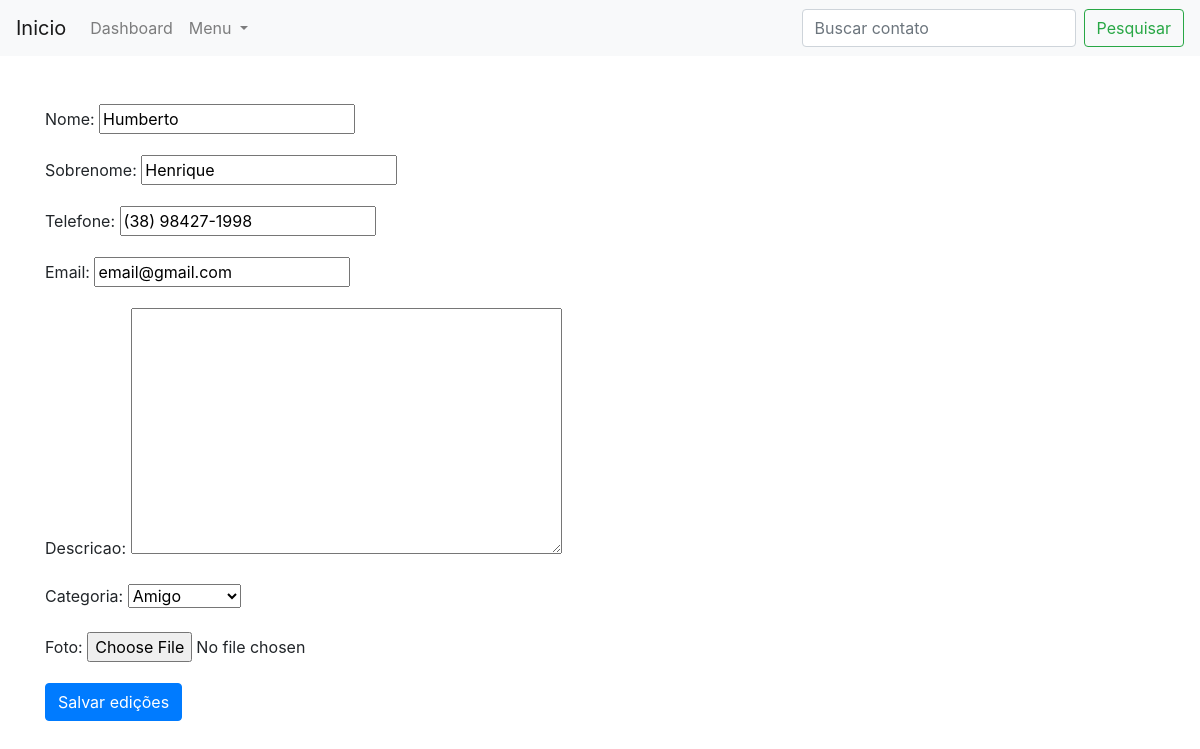
The app's page /editar_contato/22 (signed in) with its own data.
### contatos/models.py (models this page shows, shortened)
class Contato(models.Model):
    nome = models.CharField(max_length=255)
    sobrenome = models.CharField(max_length=255, blank=True)
    telefone = models.CharField(max_length=255)
    email =  models.CharField(max_length=255, blank=True)
    data_criacao = models.DateTimeField(default=timezone.now)
    descricao = models.TextField(blank=True)
    categoria = models.ForeignKey(Categoria, on_delete=models.DO_NOTHING)
    mostrar = models.BooleanField(default=True)
    foto = models.ImageField(blank=True, upload_to='pictures/%Y/%m')

class Categoria(models.Model):
    nome = models.CharField(max_length=255)
    def __str__(self):
        return self.nome

### contatos/views.py (the view)
# urls.py: path('editar_contato/<int:contato_id>', views.editar_contato, name='editar_contato'),
@login_required(redirect_field_name='login')
def editar_contato(request, contato_id):
    contato = get_object_or_404(Contato, id=contato_id)
    form = ContatoForm(instance=contato)
    if request.method == 'POST':
        form = ContatoForm(request.POST, instance=contato)
        if form.is_valid():
            contato.save()
            messages.success(request, "Contato alterado com sucesso!")
            return redirect('/')
        else:
            messages.error(request, 'Erro ao editar contato, tente novamente.')
            return render(request, 'contatos/editar_contato.html', {'form': form, 'contato' : contato})
    else:
        return render(request, 'contatos/editar_contato.html', {'form': form, 'contato' : contato})

### contatos/forms.py
class ContatoForm(forms.ModelForm):
    class Meta:
        model = Contato
        fields = ('nome', 'sobrenome', 'telefone', 'email', 'descricao', 'categoria', 'foto')

### templates/contatos/editar_contato.html (shortened to what this page needs)
{%extends 'base.html'%}
{%block 'content'%}
<form method="POST" action="{%url 'editar_contato' contato.id %}">
    {{form.as_p}}
    <button type="submit" class="btn btn-primary">Salvar edições</button>
  </form>
{%endblock 'content'%}

### records on screen
Contato: nome "Humberto", sobrenome "Henrique", telefone "(38) 98427-1998", email "email@gmail.com", categoria "Amigo"
